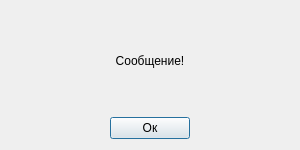
<?xml version="1.0" encoding="UTF-8"?>
<ui version="4.0">
 <class>Dialog</class>
 <widget class="QDialog" name="Dialog">
  <property name="geometry">
   <rect>
    <x>0</x>
    <y>0</y>
    <width>300</width>
    <height>150</height>
   </rect>
  </property>
  <property name="minimumSize">
   <size>
    <width>300</width>
    <height>150</height>
   </size>
  </property>
  <property name="maximumSize">
   <size>
    <width>300</width>
    <height>150</height>
   </size>
  </property>
  <property name="windowTitle">
   <string>Сообщение</string>
  </property>
  <layout class="QVBoxLayout" name="verticalLayout" stretch="9,1">
   <item>
    <widget class="QLabel" name="messageLabel">
     <property name="contextMenuPolicy">
      <enum>Qt::NoContextMenu</enum>
     </property>
     <property name="text">
      <string>Сообщение!</string>
     </property>
     <property name="alignment">
      <set>Qt::AlignCenter</set>
     </property>
     <property name="wordWrap">
      <bool>true</bool>
     </property>
    </widget>
   </item>
   <item>
    <layout class="QHBoxLayout" name="horizontalLayout">
     <item>
      <widget class="QPushButton" name="confirmButton">
       <property name="sizePolicy">
        <sizepolicy hsizetype="Fixed" vsizetype="Fixed">
         <horstretch>0</horstretch>
         <verstretch>0</verstretch>
        </sizepolicy>
       </property>
       <property name="text">
        <string>Ок</string>
       </property>
      </widget>
     </item>
    </layout>
   </item>
  </layout>
 </widget>
 <resources/>
 <connections/>
</ui>
